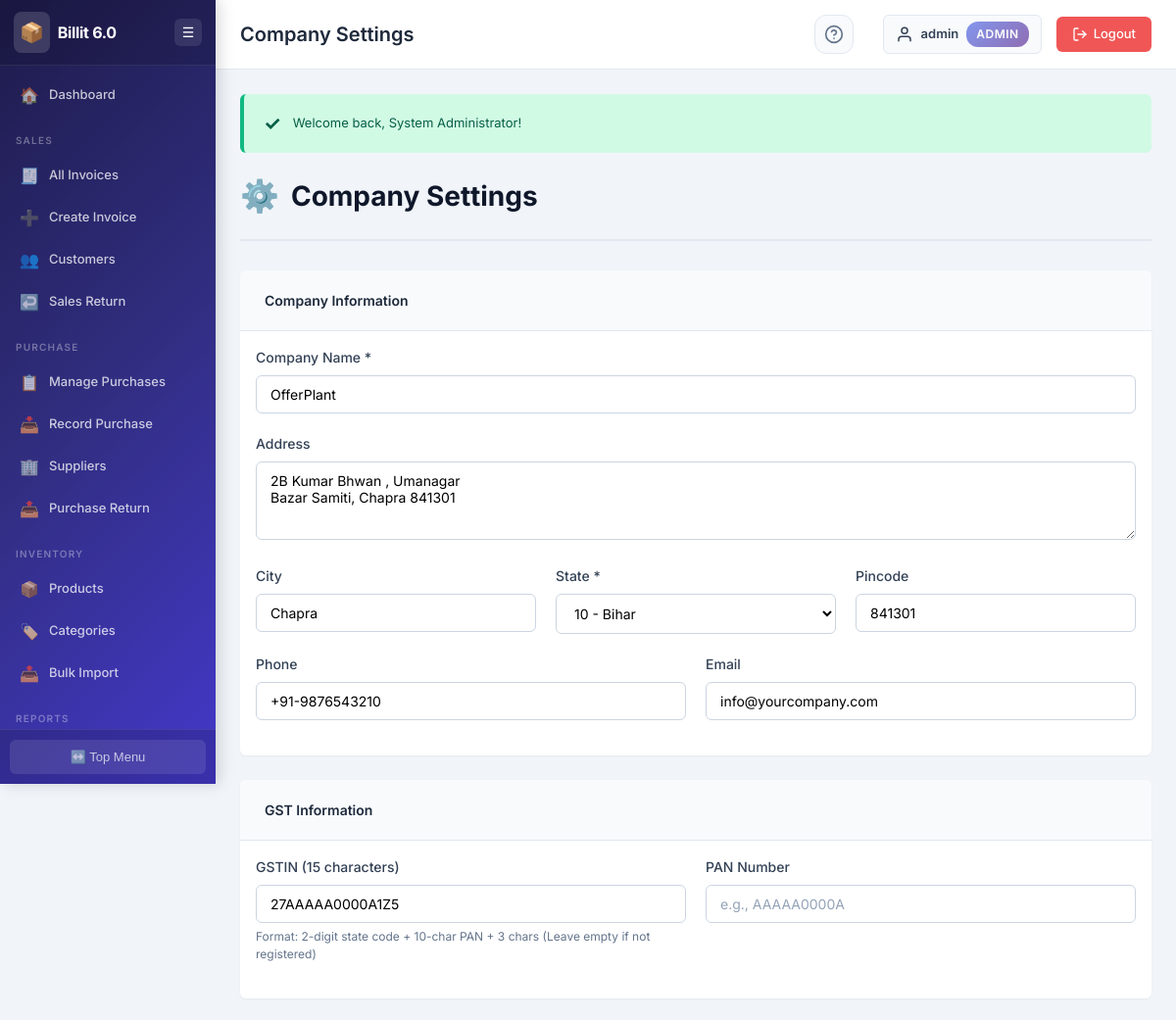
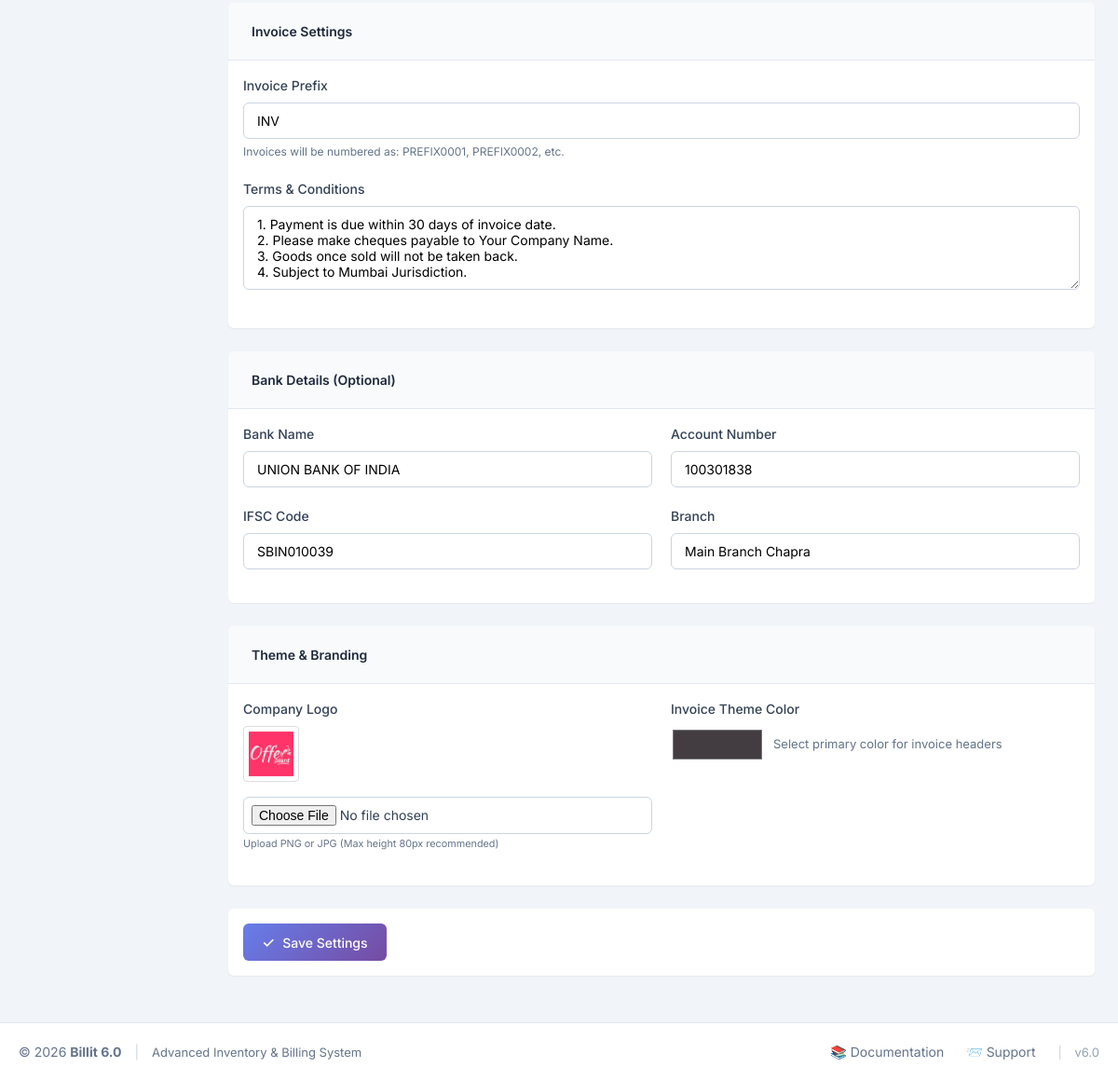
/settings/company_settings.php (signed in), run on an earlier commit of the app's database (2 pictures, top to bottom).
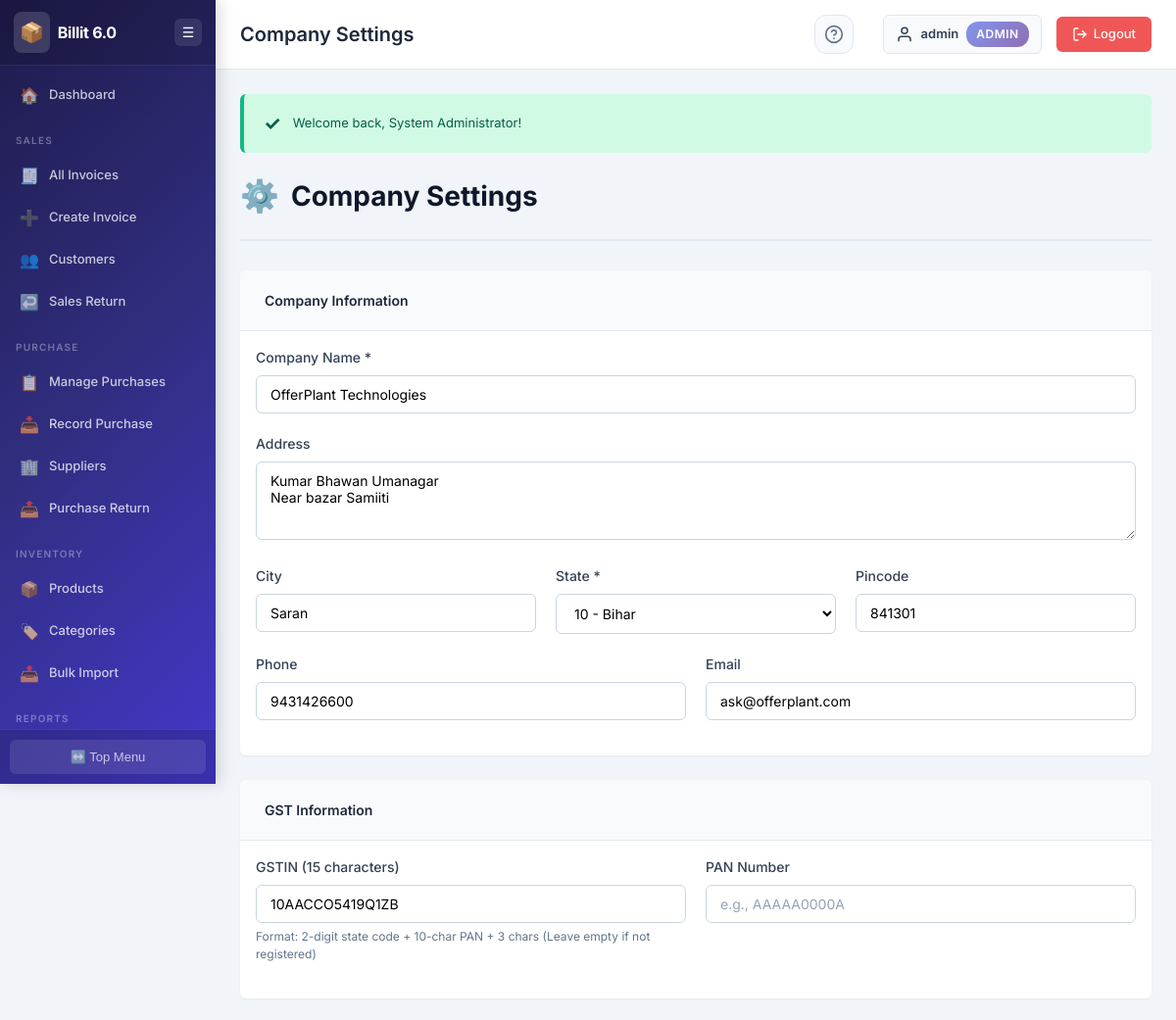
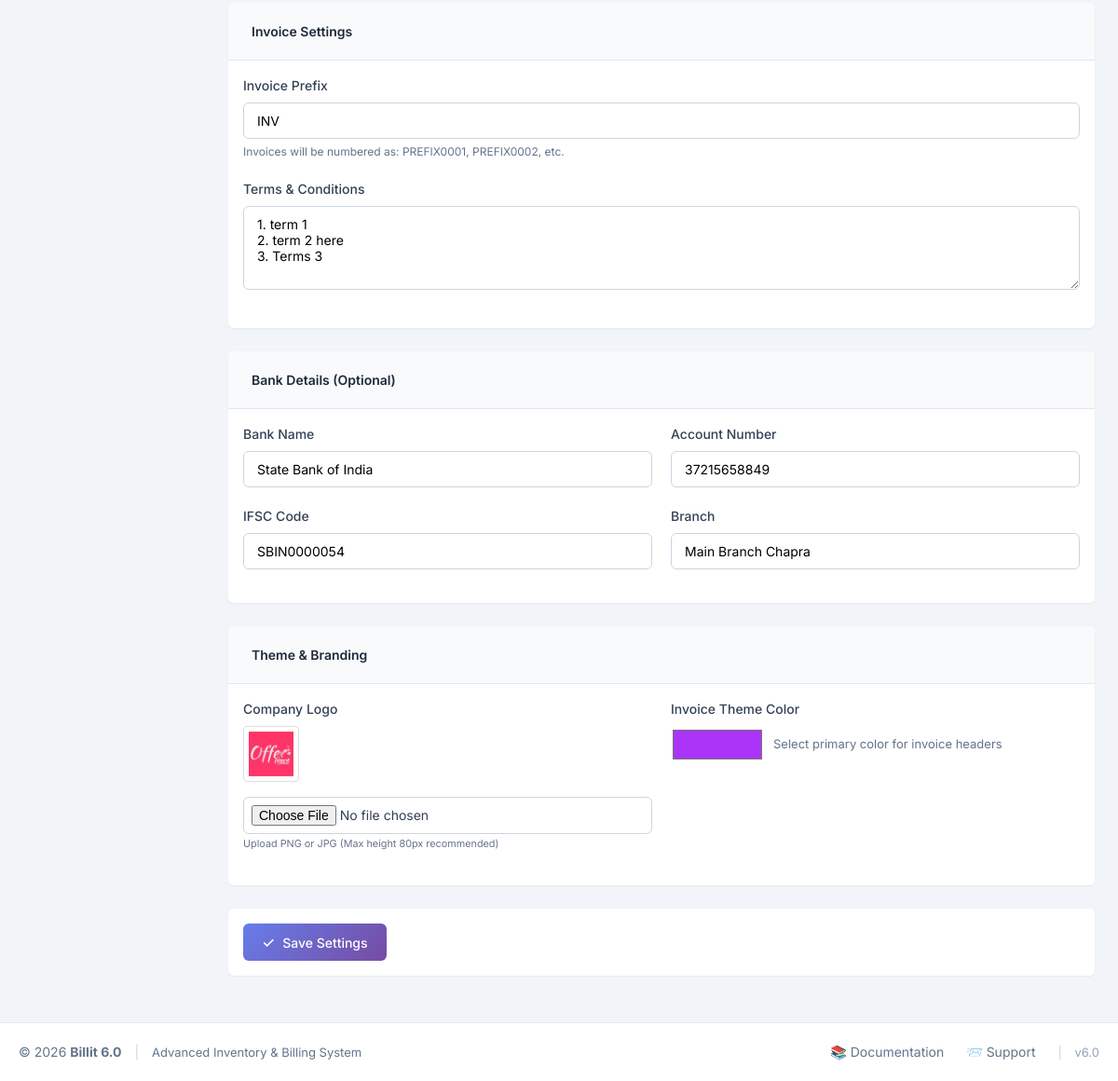
And on a later commit of the database (2 pictures, top to bottom).
### tables this page shows
CREATE TABLE `company_settings` (
  `setting_id` int(11) NOT NULL,
  `company_name` varchar(200) NOT NULL,
  `company_address` text DEFAULT NULL,
  `company_city` varchar(100) DEFAULT NULL,
  `company_state` varchar(100) DEFAULT NULL,
  `company_state_code` varchar(2) DEFAULT NULL,
  `company_pincode` varchar(10) DEFAULT NULL,
  `company_gstin` varchar(15) DEFAULT NULL,
  `company_pan` varchar(10) DEFAULT NULL,
  `company_phone` varchar(20) DEFAULT NULL,
  `company_email` varchar(100) DEFAULT NULL,
  `company_logo` varchar(255) DEFAULT NULL,
  `invoice_prefix` varchar(10) DEFAULT 'INV',
  `invoice_start_number` int(11) DEFAULT 1,
  `terms_conditions` text DEFAULT NULL,
  `bank_name` varchar(100) DEFAULT NULL,
  `bank_account_number` varchar(50) DEFAULT NULL,
  `bank_ifsc` varchar(20) DEFAULT NULL,
  `bank_branch` varchar(100) DEFAULT NULL,
  `created_at` timestamp NOT NULL DEFAULT current_timestamp(),
  `updated_at` timestamp NOT NULL DEFAULT current_timestamp() ON UPDATE current_timestamp(),
  `invoice_color` varchar(20) DEFAULT '#2563eb'
);

### includes/functions.php (called while the page is built, shortened)
<?php
function db_query($connection, $query) {
    $result = mysqli_query($connection, $query);
    return $result;
}
function db_fetch_one($connection, $query) {
    $result = db_query($connection, $query);
    if ($result && mysqli_num_rows($result) > 0) {
        return mysqli_fetch_assoc($result);
    }
    return null;
}
function escape_html($string) {
    return htmlspecialchars($string, ENT_QUOTES, 'UTF-8');
}
function get_indian_states() {
    return array(
        '01' => 'Jammu and Kashmir',
        '02' => 'Himachal Pradesh',
        '03' => 'Punjab',
        '04' => 'Chandigarh',
        '05' => 'Uttarakhand',
        '06' => 'Haryana',
        '07' => 'Delhi',
        '08' => 'Rajasthan',
        '09' => 'Uttar Pradesh',
        '10' => 'Bihar',
        '11' => 'Sikkim',
        '12' => 'Arunachal Pradesh',
        '13' => 'Nagaland',
        '14' => 'Manipur',
        '15' => 'Mizoram',
        '16' => 'Tripura',
        '17' => 'Meghalaya',
        '18' => 'Assam',
        '19' => 'West Bengal',
        '20' => 'Jharkhand',
        '21' => 'Odisha',
        '22' => 'Chhattisgarh',
        '23' => 'Madhya Pradesh',
        '24' => 'Gujarat',
        '26' => 'Dadra and Nagar Haveli and Daman and Diu',
        '27' => 'Maharashtra',
        '29' => 'Karnataka',
        '30' => 'Goa',
        '31' => 'Lakshadweep',
        '32' => 'Kerala',
        '33' => 'Tamil Nadu',
        '34' => 'Puducherry',
        '35' => 'Andaman and Nicobar Islands',
        '36' => 'Telangana',
        '37' => 'Andhra Pradesh',
        '38' => 'Ladakh'
    );
}
?>

### settings/company_settings.php (the view, shortened to what the rows shown need)
<?php
require_once '../includes/header.php';
$settings_query = "SELECT * FROM company_settings LIMIT 1";
$settings = db_fetch_one($connection, $settings_query);
$indian_states = get_indian_states();
?>
<div class="page-header">
    <h2 class="page-title">
        <span class="page-icon">⚙️</span>
        Company Settings
    </h2>
</div>
<form method="POST" action="<?php echo htmlspecialchars($_SERVER['PHP_SELF']); ?>" enctype="multipart/form-data">
    <div class="card">
        <div class="card-body">
            <div class="form-group">
                <label for="company_name" class="form-label">Company Name *</label>
                <input type="text" id="company_name" name="company_name" class="form-control"
                       value="<?php echo $settings ? escape_html($settings['company_name']) : ''; ?>" required>
            </div>
            <div class="form-group">
                <label for="company_address" class="form-label">Address</label>
                <textarea id="company_address" name="company_address" class="form-control" rows="2"><?php echo $settings ? escape_html($settings['company_address']) : ''; ?></textarea>
            </div>
            <div class="form-row">
                <div class="form-group col-md-4">
                    <label for="company_city" class="form-label">City</label>
                    <input type="text" id="company_city" name="company_city" class="form-control"
                           value="<?php echo $settings ? escape_html($settings['company_city']) : ''; ?>">
                </div>
                <div class="form-group col-md-4">
                    <label for="company_state_code" class="form-label">State *</label>
                    <select id="company_state_code" name="company_state_code" class="form-control" required onchange="updateStateName()">
                        <?php foreach ($indian_states as $code => $name): ?>
                            <option value="<?php echo $code; ?>"
                                    <?php echo ($settings && $settings['company_state_code'] == $code) ? 'selected' : ''; ?>>
                                <?php echo $code . ' - ' . $name; ?>
                            </option>
                        <?php endforeach; ?>
                    </select>
                </div>
                <div class="form-group col-md-4">
                    <label for="company_pincode" class="form-label">Pincode</label>
                    <input type="text" id="company_pincode" name="company_pincode" class="form-control"
                           value="<?php echo $settings ? escape_html($settings['company_pincode']) : ''; ?>">
                </div>
            </div>
            <div class="form-row">
                <div class="form-group col-md-6">
                    <label for="company_phone" class="form-label">Phone</label>
                    <input type="text" id="company_phone" name="company_phone" class="form-control"
                           value="<?php echo $settings ? escape_html($settings['company_phone']) : ''; ?>">
                </div>
                <div class="form-group col-md-6">
                    <label for="company_email" class="form-label">Email</label>
                    <input type="email" id="company_email" name="company_email" class="form-control"
                           value="<?php echo $settings ? escape_html($settings['company_email']) : ''; ?>">
                </div>
            </div>
        </div>
    </div>
    <div class="card">
        <div class="card-body">
            <div class="form-row">
                <div class="form-group col-md-6">
                    <label for="company_gstin" class="form-label">GSTIN (15 characters)</label>
                    <input type="text" id="company_gstin" name="company_gstin" class="form-control"
                           maxlength="15" placeholder="e.g., 27AAAAA0000A1Z5"
                           value="<?php echo $settings ? escape_html($settings['company_gstin']) : ''; ?>">
                    <small class="form-text">Format: 2-digit state code + 10-char PAN + 3 chars (Leave empty if not registered)</small>
                </div>
            </div>
        </div>
    </div>
    <div class="card">
        <div class="card-body">
            <div class="form-group">
                <label for="invoice_prefix" class="form-label">Invoice Prefix</label>
                <input type="text" id="invoice_prefix" name="invoice_prefix" class="form-control"
                       maxlength="10" placeholder="e.g., INV"
                       value="<?php echo $settings ? escape_html($settings['invoice_prefix']) : 'INV'; ?>">
                <small class="form-text">Invoices will be numbered as: PREFIX0001, PREFIX0002, etc.</small>
            </div>
            <div class="form-group">
                <label for="terms_conditions" class="form-label">Terms & Conditions</label>
                <textarea id="terms_conditions" name="terms_conditions" class="form-control" rows="4"
                          placeholder="Enter default terms and conditions for invoices"><?php echo $settings ? escape_html($settings['terms_conditions']) : ''; ?></textarea>
            </div>
        </div>
    </div>
    <div class="card">
        <div class="card-body">
            <div class="form-row">
                <div class="form-group col-md-6">
                    <label for="bank_name" class="form-label">Bank Name</label>
                    <input type="text" id="bank_name" name="bank_name" class="form-control"
                           value="<?php echo $settings ? escape_html($settings['bank_name']) : ''; ?>">
                </div>
                <div class="form-group col-md-6">
                    <label for="bank_account_number" class="form-label">Account Number</label>
                    <input type="text" id="bank_account_number" name="bank_account_number" class="form-control"
                           value="<?php echo $settings ? escape_html($settings['bank_account_number']) : ''; ?>">
                </div>
            </div>
            <div class="form-row">
                <div class="form-group col-md-6">
                    <label for="bank_ifsc" class="form-label">IFSC Code</label>
                    <input type="text" id="bank_ifsc" name="bank_ifsc" class="form-control"
                           maxlength="11" placeholder="e.g., SBIN0001234"
                           value="<?php echo $settings ? escape_html($settings['bank_ifsc']) : ''; ?>">
                </div>
                <div class="form-group col-md-6">
                    <label for="bank_branch" class="form-label">Branch</label>
                    <input type="text" id="bank_branch" name="bank_branch" class="form-control"
                           value="<?php echo $settings ? escape_html($settings['bank_branch']) : ''; ?>">
                </div>
            </div>
        </div>
    </div>
    <div class="card">
        <div class="card-body">
            <div class="form-row">
                <div class="form-group col-md-6">
                    <?php if(!empty($settings['company_logo'])): ?>
                        <div style="margin-bottom:10px;">
                            <img src="../<?php echo $settings['company_logo']; ?>" alt="Current Logo" style="height: 60px; border:1px solid #ddd; padding:5px; border-radius:4px;">
                        </div>
                    <?php endif; ?>
                </div>
                <div class="form-group col-md-6">
                    <div style="display:flex; align-items:center; gap:10px;">
                        <input type="color" name="invoice_color" class="form-control" style="width:100px; height:40px; padding:0; border:none; cursor:pointer;"
                               value="<?php echo $settings['invoice_color'] ?? '#2563eb'; ?>">
                        <span class="text-muted">Select primary color for invoice headers</span>
                    </div>
                </div>
            </div>
        </div>
    </div>
</form>
<?php
require_once '../includes/footer.php';
?>

What changed in the data, as far as the page shows it:
changed company_settings "10 - Bihar": company_name "OfferPlant" → "OfferPlant Technologies"; company_address "2B Kumar Bhwan , Umanagar Bazar Samiti, Chapra 841301" → "Kumar Bhawan Umanagar Near bazar Samiiti"; company_city "Chapra" → "Saran"; company_phone "+91-9876543210" → "9431426600"; company_email "info@yourcompany.com" → "ask@offerplant.com"; company_gstin "27AAAAA0000A1Z5" → "10AACCO5419Q1ZB"; terms_conditions "1. Payment is due within 30 days of invoice date. 2. Please make cheques payable to Your Company Name. 3. Goods once sold will not be taken back. 4. Subject to Mumbai Jurisdiction." → "1. term 1 2. term 2 here 3. Terms 3"; bank_name "UNION BANK OF INDIA" → "State Bank of India"; bank_account_number "100301838" → "37215658849"; bank_ifsc "SBIN010039" → "SBIN0000054"; company_logo: a different picture; invoice_color "#433d41" → "#aa35f8"
